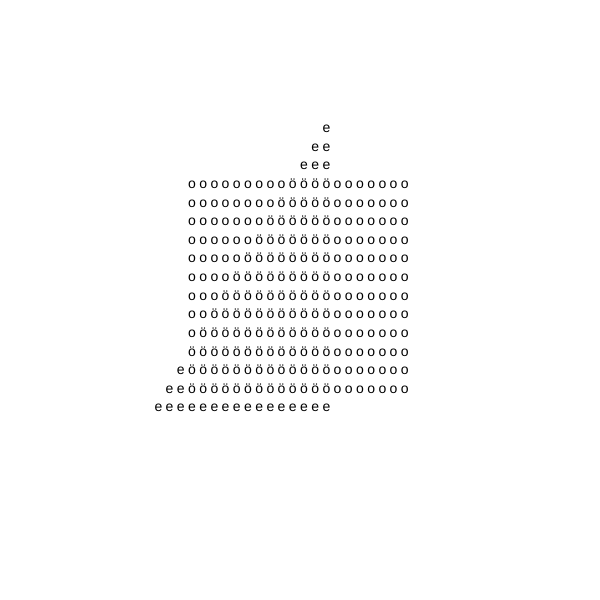
Frame 1 (no input)
Frame 60 (no input): identical to frame 1, image omitted
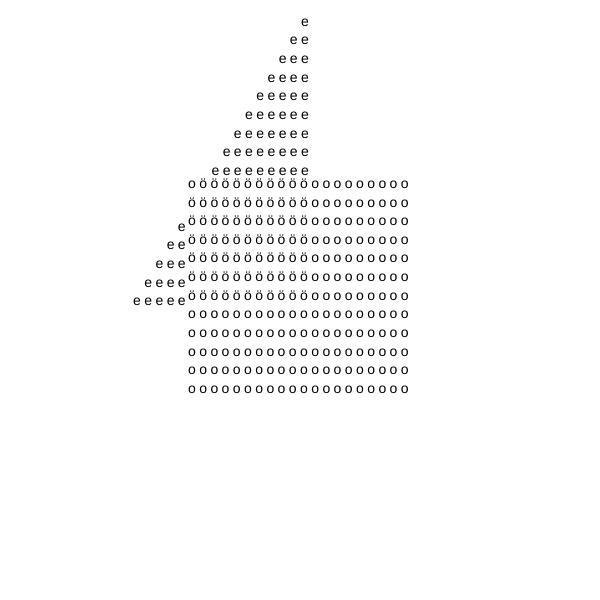
Frame 120 (the mouse pressed at the canvas centre since frame 60)

The p5.js sketch that drew these frames (run headless with seeded random() and noise() and a simulated clock; from frame 60 on, the mouse is pressed at the canvas centre):

// p5.js sketch
// ── sketch.js
const coeff = 0.05, 
      fontSize = 14,
      totalWidth = 600,
      totalHeight = 600,
      xFont = fontSize*0.8,
      yFont = fontSize*1.33,
      sqaureSize = 16*fontSize,
      leftWall = (totalWidth - sqaureSize) / 2,
      xAnchor = leftWall + 12*xFont,
      upperWall = (totalHeight - sqaureSize) / 2, 
      yAnchor = upperWall + 12*yFont;

var xCoord = xAnchor,
    yCoord = yAnchor,
    isAnchored = true;

function setup() {
  cnv = createCanvas(totalWidth, totalHeight);
  cnv.position((windowWidth - width)/2, (windowHeight - height)/2);
  textSize(fontSize);
}

function draw() {
  background(255);
  updateTriangle(mouseX, mouseY);
  renderTriangle();
  renderSquare();
}

function mousePressed() {
  isAnchored = !isAnchored;
}

function updateTriangle (x, y){
  let targetX = isAnchored ? xAnchor : x;
  let targetY = isAnchored ? yAnchor : y;
  xCoord += (targetX - xCoord) * coeff;
  yCoord += (targetY - yCoord) * coeff;
}

function renderTriangle(){
  for(j = 0; j < 16; j++){
    for(i = 0; i < 16 - j; i++){
      x = xCoord - i*xFont;
      y = yCoord - j*yFont;
      letter = isInSquare(x, y) ? ' ' : 'e';
      text(letter, x, y);
    }
  }
}

function renderSquare(){
  for(let i = 0; i < 20; i++){
    for(let j = 0; j < 12; j++){
      x = leftWall + i*xFont;
      y = upperWall + j*yFont;
      letter = isInTriangle(x, y) ? 'ö' : 'o';
      text(letter, x, y);
    }
  }
}

function isInTriangle(x, y){
  let x1 = xCoord - 16*xFont,
      y1 = yCoord,
      x2 = xCoord,
      y2 = yCoord - 16*yFont;
     
  if(    x < xCoord + xFont/2
      && y < yCoord
      && 1 < (x - x1)/0.8 + (y - y1)/1.33 )
    {
      return true;
    } else {
      return false;
    }
}

function isInSquare(x, y){
  if(    x > leftWall - xFont/2  
      && x < leftWall + sqaureSize
      && y > upperWall - yFont/2
      && y < upperWall + sqaureSize - yFont/2)
     {
       return true;
     } else {
       return false;
     }
}
